Frame 1 (no input): blank canvas, image omitted
Frame 60 (no input): blank canvas, image omitted
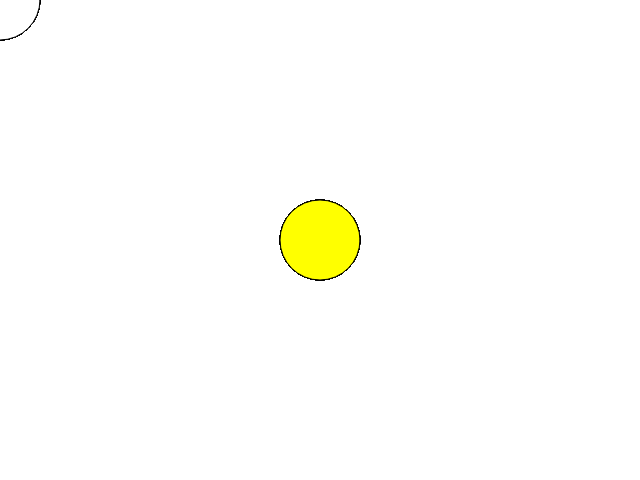
Frame 120 (the mouse pressed at the canvas centre since frame 60)

The p5.js sketch whose frames 1 and 60 were blank and that drew this single picture after the mouse press (run headless with seeded random() and noise() and a simulated clock; from frame 60 on, the mouse is pressed at the canvas centre):

// p5.js sketch
// ── sketch.js
function setup() {
  createCanvas(640,480);
}

function draw() {

  if (mouseIsPressed){
  	fill(255,255,0);
  }else{
  	fill(255);
  }

  ellipse(mouseX,mouseY,80,80);
}
